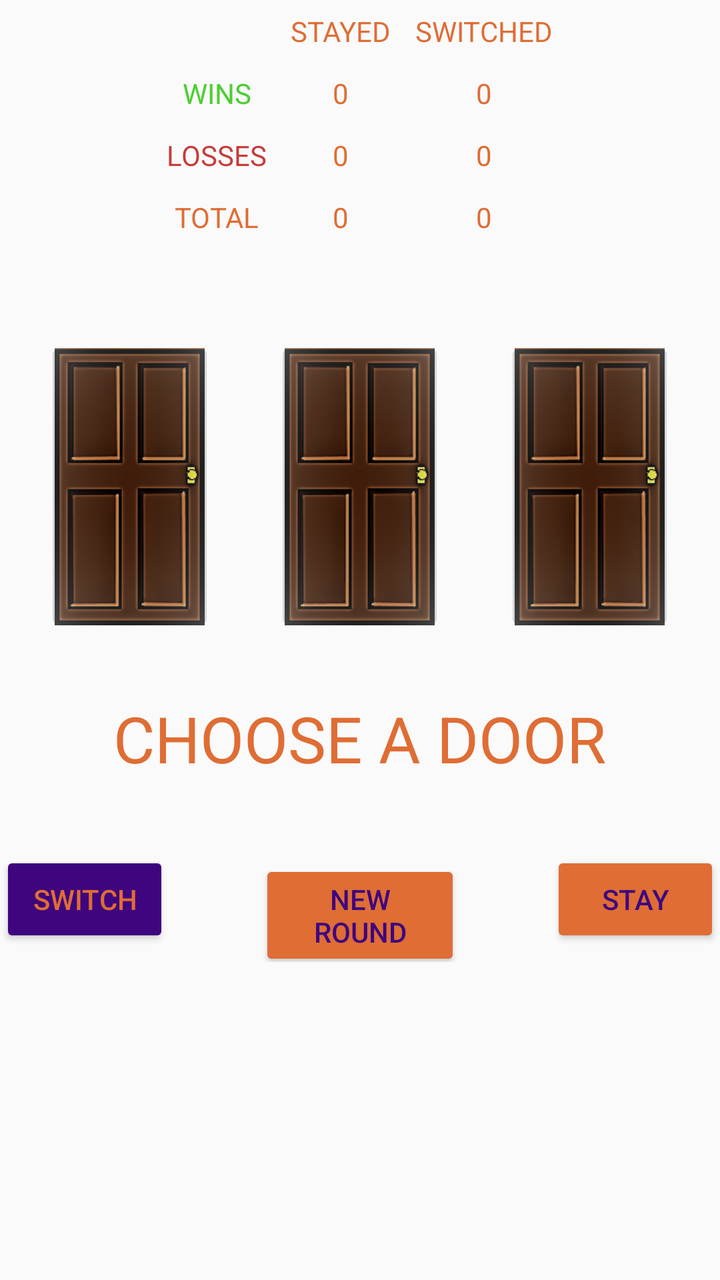
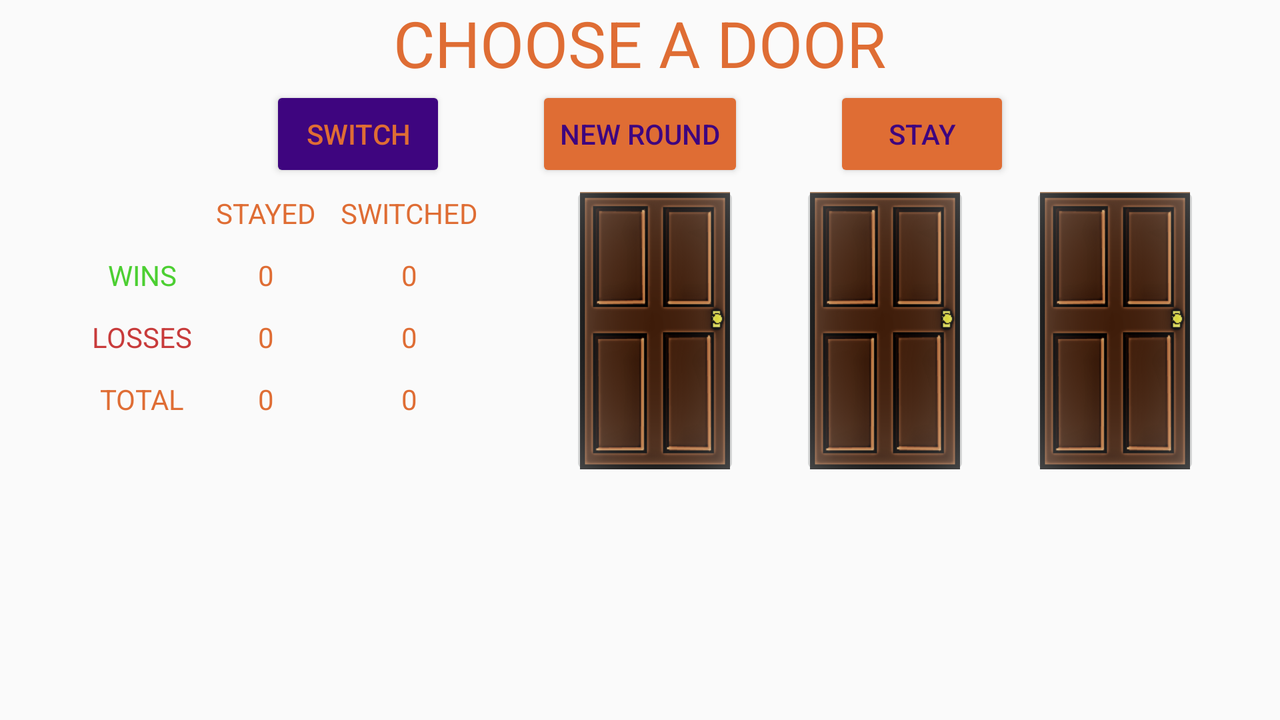

The same Android screen from two of the app's own layout files: first res/layout/ as a phone draws it, then the repository's variant for another configuration, drawn on a device whose configuration selects that folder. Both files follow.
<!-- AndroidManifest.xml: application theme AppTheme -->
<!-- res/layout/fragment_game.xml -->
<?xml version="1.0" encoding="utf-8"?>
<FrameLayout xmlns:android="http://schemas.android.com/apk/res/android"
    xmlns:tools="http://schemas.android.com/tools"
    android:layout_width="match_parent"
    android:layout_height="match_parent"
    tools:context=".GameFragment">

    <LinearLayout
        android:layout_width="match_parent"
        android:layout_height="match_parent"
        android:layout_gravity="top"
        android:orientation="vertical">


        <GridLayout
            android:layout_width="wrap_content"
            android:layout_height="wrap_content"
            android:layout_gravity="center"
            android:paddingBottom="45dp">


            <TextView
                android:layout_column="1"
                android:layout_gravity="center"
                android:layout_margin="6dp"
                android:layout_row="0"
                android:text="@string/stayed"
                android:textColor="@color/colorAccent"
                android:textColorHighlight="@color/darkBlue" />
            <TextView
                android:layout_column="2"
                android:layout_gravity="center"
                android:layout_margin="6dp"
                android:layout_row="0"
                android:text="@string/switched"
                android:textColor="@color/colorAccent"
                android:textColorHighlight="@color/darkBlue" />

            <TextView
                android:layout_column="0"
                android:layout_gravity="center"
                android:layout_margin="6dp"
                android:layout_row="1"
                android:text="@string/wins"
                android:textColor="#FF4CCF32"
                android:textColorHighlight="@color/darkBlue" />

            <TextView
                android:layout_column="0"
                android:layout_gravity="center"
                android:layout_margin="6dp"
                android:layout_row="2"
                android:text="@string/loss"
                android:textColor="#FFC83B3B"
                android:textColorHighlight="@color/darkBlue" />

            <TextView
                android:layout_column="0"
                android:layout_gravity="center"
                android:layout_margin="6dp"
                android:layout_row="3"
                android:text="@string/total"
                android:textColor="@color/colorAccent"
                android:textColorHighlight="@color/darkBlue" />

            
            <TextView
                android:id="@+id/valueTL"
                android:layout_column="1"
                android:layout_gravity="center"
                android:layout_margin="6dp"
                android:layout_row="1"
                android:text="@string/defaultInt"
                android:textColor="@color/colorAccent"
                android:textColorHighlight="@color/darkBlue" />

            <TextView
                android:id="@+id/valueML"
                android:layout_column="1"
                android:layout_gravity="center"
                android:layout_margin="6dp"
                android:layout_row="2"
                android:text="@string/defaultInt"
                android:textColor="@color/colorAccent"
                android:textColorHighlight="@color/darkBlue" />

            <TextView
                android:id="@+id/valueBL"
                android:layout_column="1"
                android:layout_gravity="center"
                android:layout_margin="6dp"
                android:layout_row="3"
                android:text="@string/defaultInt"
                android:textColor="@color/colorAccent"
                android:textColorHighlight="@color/darkBlue" />

            <TextView
                android:id="@+id/valueTR"
                android:layout_column="2"
                android:layout_gravity="center"
                android:layout_margin="6dp"
                android:layout_row="1"
                android:text="@string/defaultInt"
                android:textColor="@color/colorAccent"
                android:textColorHighlight="@color/darkBlue" />

            <TextView
                android:id="@+id/valueMR"
                android:layout_column="2"
                android:layout_gravity="center"
                android:layout_margin="6dp"
                android:layout_row="2"
                android:text="@string/defaultInt"
                android:textColor="@color/colorAccent"
                android:textColorHighlight="@color/darkBlue" />

            <TextView
                android:id="@+id/valueBR"
                android:layout_column="2"
                android:layout_gravity="center"
                android:layout_margin="6dp"
                android:layout_row="3"
                android:text="@string/defaultInt"
                android:textColor="@color/colorAccent"
                android:textColorHighlight="@color/darkBlue" />

        </GridLayout>

        <include
            layout="@layout/doors"
            android:layout_width="wrap_content"
            android:layout_height="wrap_content"
            android:layout_gravity="center" />

        <TextView
            android:id="@+id/prompt"
            android:layout_width="wrap_content"
            android:layout_height="wrap_content"
            android:layout_gravity="center"
            android:paddingTop="30dp"
            android:text="@string/choose_a_door"
            android:textAlignment="center"
            android:textColor="@color/colorAccent"
            android:textColorHighlight="@color/darkBlue"
            android:textSize="32sp">

        </TextView>

        <LinearLayout
            android:layout_width="wrap_content"
            android:layout_height="wrap_content"
            android:orientation="horizontal"
            android:layout_gravity="center">

            <Button
                android:layout_width="0dp"
                android:layout_height="wrap_content"
                android:layout_weight="1"
                android:text="@string/switchButton"
                android:id="@+id/buttonSwitch"
                android:textColor="@color/colorAccent"
                android:layout_marginTop="35dp"
                android:layout_marginEnd="45dp"
                android:backgroundTint="@color/colorPrimaryDark"/>

            <Button
                android:layout_width="0dp"
                android:layout_height="wrap_content"
                android:layout_weight="1"
                android:text="@string/new_round"
                android:id="@+id/buttonNewRound"
                android:backgroundTint="@color/colorAccent"
                android:layout_marginTop="35dp"
                android:textColor="@color/colorPrimaryDark"/>

            <Button
                android:layout_width="0dp"
                android:layout_height="wrap_content"
                android:layout_weight="1"
                android:text="@string/stayButton"
                android:id="@+id/buttonStay"
                android:backgroundTint="@color/colorAccent"
                android:layout_marginTop="35dp"
                android:layout_marginStart="45dp"
                android:textColor="@color/colorPrimaryDark"/>



        </LinearLayout>

    </LinearLayout>

</FrameLayout>
<!-- res/layout/doors.xml (included above) -->
<?xml version="1.0" encoding="utf-8"?>
<LinearLayout xmlns:android="http://schemas.android.com/apk/res/android"
    android:orientation="horizontal"
    android:layout_gravity="center"
    android:layout_width="wrap_content"
    android:layout_height="wrap_content">

    <ImageButton
        android:id="@+id/door1"
        style="@style/door"
        android:layout_marginEnd="30dp"/>

    <ImageButton
        android:id="@+id/door2"
        style="@style/door" />

    <ImageButton
        android:id="@+id/door3"
        style="@style/door"
        android:layout_marginStart="30dp"/>

</LinearLayout>
<!-- resources referenced by this layout -->
<resources>
  <color name="colorAccent">#df6d34</color>
  <color name="colorPrimaryDark">#3e057f</color>
  <color name="darkBlue">#072a4a</color>
  <string name="choose_a_door">CHOOSE A DOOR</string>
  <string name="defaultInt">0</string>
  <string name="loss">LOSSES</string>
  <string name="new_round">NEW ROUND</string>
  <string name="stayButton">STAY</string>
  <string name="stayed">STAYED</string>
  <string name="switchButton">SWITCH</string>
  <string name="switched">SWITCHED</string>
  <string name="total">TOTAL</string>
  <string name="wins">WINS</string>
  <style name="door">
          <item name="android:layout_width">wrap_content</item>
          <item name="android:layout_height">wrap_content</item>
          <item name="android:padding">5dp</item>
          <item name="android:src">@drawable/door</item>
      </style>
  <style name="AppTheme" parent="Theme.AppCompat.Light.DarkActionBar">
          
          <item name="colorPrimary">@android:color/background_dark</item>
          <item name="colorPrimaryDark">@color/darkBlue</item>
          <item name="colorAccent">@color/colorAccent</item>
      </style>
  <!-- drawable door (drawable) -->
  <?xml version="1.0" encoding="utf-8"?>
  <level-list xmlns:android="http://schemas.android.com/apk/res/android">
  
      <item
          android:drawable="@drawable/closed_door"
          android:maxLevel="0" />
  
      <item
          android:drawable="@drawable/closed_door_chosen"
          android:maxLevel="1" />
  
      <item
          android:drawable="@drawable/car"
          android:maxLevel="2" />
  
      <item
          android:drawable="@drawable/goat"
          android:maxLevel="3" />
  
      <item
          android:drawable="@drawable/three"
          android:maxLevel="4" />
  
      <item
          android:drawable="@drawable/two"
          android:maxLevel="5" />
  
      <item
          android:drawable="@drawable/one"
          android:maxLevel="6" />
  
  
  </level-list>
  <!-- drawable closed_door: png bitmap (drawable-xhdpi, 27540 bytes) -->
  <!-- drawable closed_door_chosen: png bitmap (drawable-xhdpi, 40513 bytes) -->
  <!-- drawable car: png bitmap (drawable-xhdpi, 38291 bytes) -->
  <!-- drawable goat: png bitmap (drawable-xhdpi, 48363 bytes) -->
  <!-- drawable three: png bitmap (drawable-xhdpi, 44708 bytes) -->
  <!-- drawable two: png bitmap (drawable-xhdpi, 44401 bytes) -->
  <!-- drawable one: png bitmap (drawable-xhdpi, 43490 bytes) -->
</resources>
<!-- res/layout-land/fragment_game.xml (the repository's variant of the layout above) -->
<!-- drawn on the phone turned sideways -->
<?xml version="1.0" encoding="utf-8"?>
<FrameLayout xmlns:android="http://schemas.android.com/apk/res/android"
    xmlns:tools="http://schemas.android.com/tools"
    android:layout_width="match_parent"
    android:layout_height="match_parent"
    tools:context=".GameFragment">

    <LinearLayout
        android:layout_width="match_parent"
        android:layout_height="match_parent"
        android:orientation="vertical"
        android:layout_gravity="center">



        <TextView
            android:id="@+id/prompt"
            android:layout_width="wrap_content"
            android:layout_height="wrap_content"
            android:layout_gravity="center"
            android:text="@string/choose_a_door"
            android:textAlignment="center"
            android:textColor="@color/colorAccent"
            android:textColorHighlight="@color/darkBlue"
            android:textSize="32sp">

        </TextView>

        <LinearLayout
            android:layout_width="wrap_content"
            android:layout_height="wrap_content"
            android:orientation="horizontal"
            android:layout_gravity="center">

            <Button
                android:layout_width="0dp"
                android:layout_height="wrap_content"
                android:layout_weight="1"
                android:text="@string/switchButton"
                android:id="@+id/buttonSwitch"
                android:textColor="@color/colorAccent"
                android:layout_marginEnd="45dp"
                android:backgroundTint="@color/colorPrimaryDark"/>

            <Button
                android:layout_width="0dp"
                android:layout_height="wrap_content"
                android:layout_weight="1"
                android:text="@string/new_round"
                android:id="@+id/buttonNewRound"
                android:backgroundTint="@color/colorAccent"
                android:textColor="@color/colorPrimaryDark"/>

            <Button
                android:layout_width="0dp"
                android:layout_height="wrap_content"
                android:layout_weight="1"
                android:text="@string/stayButton"
                android:id="@+id/buttonStay"
                android:backgroundTint="@color/colorAccent"
                android:layout_marginStart="45dp"
                android:textColor="@color/colorPrimaryDark"/>



        </LinearLayout>

        <LinearLayout
            android:layout_width="match_parent"
            android:layout_height="match_parent"
            android:layout_gravity="center"
            android:orientation="horizontal">

            <GridLayout
                android:layout_width="wrap_content"
                android:layout_height="wrap_content"
                android:layout_gravity="center_horizontal"
                android:layout_marginStart="40dp">


                <TextView
                    android:layout_column="1"
                    android:layout_gravity="center"
                    android:layout_margin="6dp"
                    android:layout_row="0"
                    android:text="@string/stayed"
                    android:textColor="@color/colorAccent"
                    android:textColorHighlight="@color/darkBlue" />
                <TextView
                    android:layout_column="2"
                    android:layout_gravity="center"
                    android:layout_margin="6dp"
                    android:layout_row="0"
                    android:text="@string/switched"
                    android:textColor="@color/colorAccent"
                    android:textColorHighlight="@color/darkBlue" />

                <TextView
                    android:layout_column="0"
                    android:layout_gravity="center"
                    android:layout_margin="6dp"
                    android:layout_row="1"
                    android:text="@string/wins"
                    android:textColor="#FF4CCF32"
                    android:textColorHighlight="@color/darkBlue" />

                <TextView
                    android:layout_column="0"
                    android:layout_gravity="center"
                    android:layout_margin="6dp"
                    android:layout_row="2"
                    android:text="@string/loss"
                    android:textColor="#FFC83B3B"
                    android:textColorHighlight="@color/darkBlue" />

                <TextView
                    android:layout_column="0"
                    android:layout_gravity="center"
                    android:layout_margin="6dp"
                    android:layout_row="3"
                    android:text="@string/total"
                    android:textColor="@color/colorAccent"
                    android:textColorHighlight="@color/darkBlue" />

                
                <TextView
                    android:id="@+id/valueTL"
                    android:layout_column="1"
                    android:layout_gravity="center"
                    android:layout_margin="6dp"
                    android:layout_row="1"
                    android:text="@string/defaultInt"
                    android:textColor="@color/colorAccent"
                    android:textColorHighlight="@color/darkBlue" />

                <TextView
                    android:id="@+id/valueML"
                    android:layout_column="1"
                    android:layout_gravity="center"
                    android:layout_margin="6dp"
                    android:layout_row="2"
                    android:text="@string/defaultInt"
                    android:textColor="@color/colorAccent"
                    android:textColorHighlight="@color/darkBlue" />

                <TextView
                    android:id="@+id/valueBL"
                    android:layout_column="1"
                    android:layout_gravity="center"
                    android:layout_margin="6dp"
                    android:layout_row="3"
                    android:text="@string/defaultInt"
                    android:textColor="@color/colorAccent"
                    android:textColorHighlight="@color/darkBlue" />

                <TextView
                    android:id="@+id/valueTR"
                    android:layout_column="2"
                    android:layout_gravity="center"
                    android:layout_margin="6dp"
                    android:layout_row="1"
                    android:text="@string/defaultInt"
                    android:textColor="@color/colorAccent"
                    android:textColorHighlight="@color/darkBlue" />

                <TextView
                    android:id="@+id/valueMR"
                    android:layout_column="2"
                    android:layout_gravity="center"
                    android:layout_margin="6dp"
                    android:layout_row="2"
                    android:text="@string/defaultInt"
                    android:textColor="@color/colorAccent"
                    android:textColorHighlight="@color/darkBlue" />

                <TextView
                    android:id="@+id/valueBR"
                    android:layout_column="2"
                    android:layout_gravity="center"
                    android:layout_margin="6dp"
                    android:layout_row="3"
                    android:text="@string/defaultInt"
                    android:textColor="@color/colorAccent"
                    android:textColorHighlight="@color/darkBlue" />

            </GridLayout>

            <include
                layout="@layout/doors"
                android:layout_width="wrap_content"
                android:layout_height="wrap_content"
                android:layout_gravity="center_horizontal"
                android:layout_marginStart="40dp"/>



        </LinearLayout>




    </LinearLayout>


</FrameLayout>
